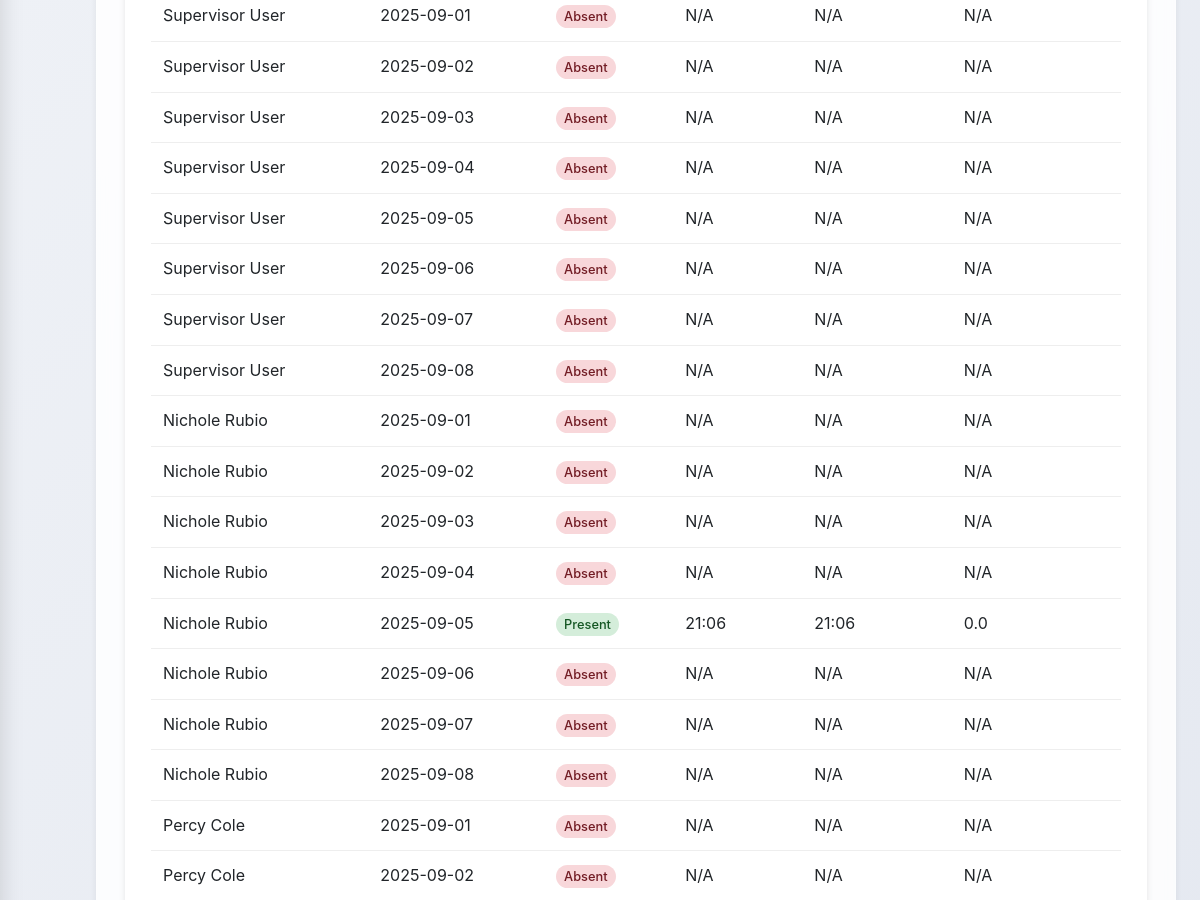
The app's page /reports (signed in, middle part), older data.
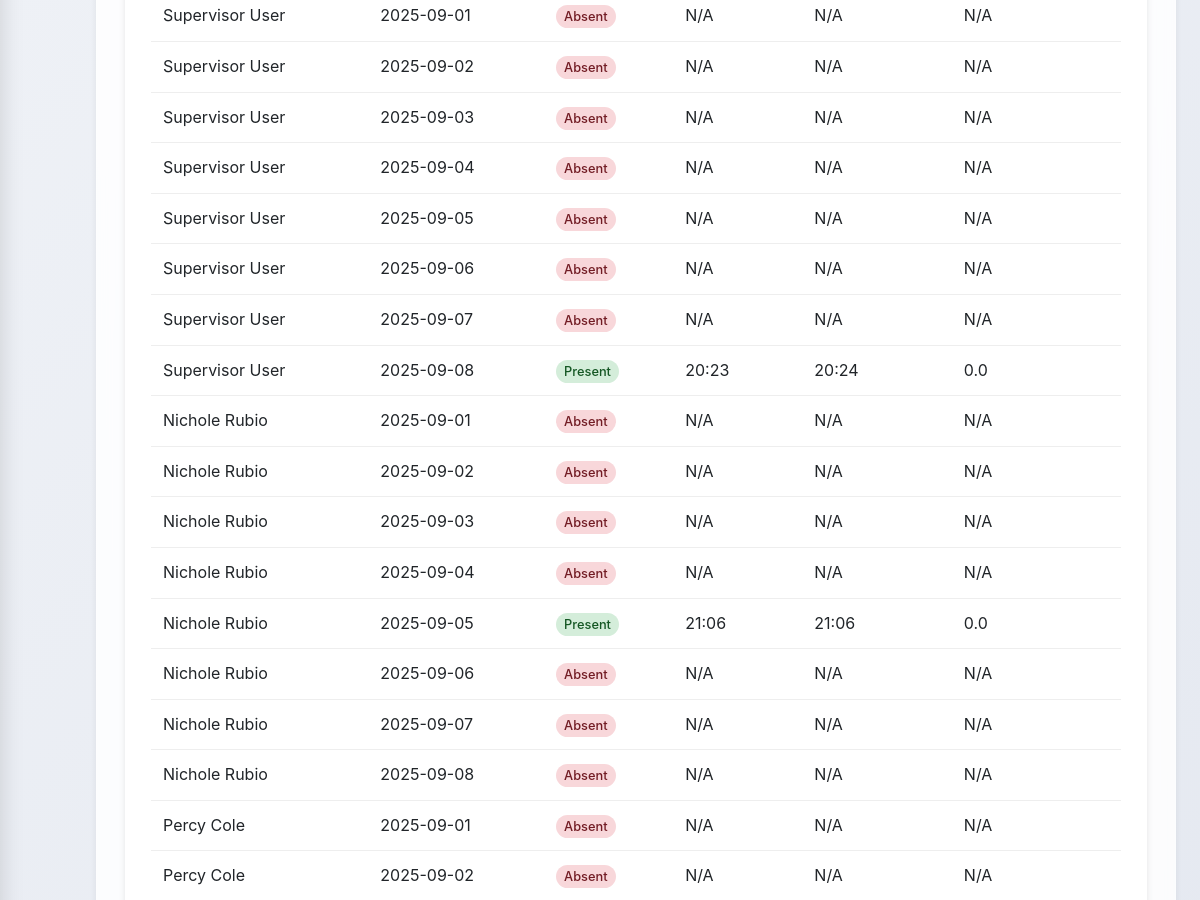
The same page, newer data.
### HerculesSystem.py (models this page shows, shortened)
class Employee(UserMixin, db.Model):
    id = db.Column(db.Integer, primary_key=True)
    username = db.Column(db.String(80), unique=True, nullable=False)
    password = db.Column(db.String(120), nullable=False)
    full_name = db.Column(db.String(120), nullable=False)
    email = db.Column(db.String(120), unique=True, nullable=False)
    nationality = db.Column(db.String(80), nullable=False)  # Added nationality
    employee_id = db.Column(db.String(80), unique=True, nullable=False)  # Added employee ID
    hire_date = db.Column(db.Date)
    is_admin = db.Column(db.Boolean, default=False)
    user_type = db.Column(db.String(20), default='employee')  # admin, supervisor, office, factory
    last_clock_in = db.Column(db.DateTime)
    last_clock_out = db.Column(db.DateTime)
    last_lunch_start = db.Column(db.DateTime)
    last_lunch_end = db.Column(db.DateTime)
    leave_balances = db.relationship('LeaveBalance', backref='employee_balance', lazy=True)

class TimeTracking(db.Model):
    __tablename__ = 'time_tracking'
    id = db.Column(db.Integer, primary_key=True)
    employee_id = db.Column(db.Integer, db.ForeignKey('employee.id'), nullable=False)
    action_type = db.Column(db.String(20), nullable=False)  #clock_in, clock_out, lunch_start, lunch_end
    timestamp = db.Column(db.DateTime, nullable=True)
    latitude = db.Column(db.Float, nullable=True)
    longitude = db.Column(db.Float, nullable=True)
    address = db.Column(db.String(200), nullable=True)
    status = db.Column(db.String(20), nullable=True)    # in/out office
    ip_address = db.Column(db.String(45), nullable=True)
    employee = db.relationship('Employee', backref=db.backref('time_entries', lazy=True))

### HerculesSystem.py (the view)
@app.route('/reports')
@login_required
def reports():
    if current_user.user_type != 'admin':
        flash('You do not have permission to view reports.', 'danger')
        return redirect(url_for('dashboard'))
    employees = Employee.query.all()
    employee_id = request.args.get('employee_id')
    start_date_str = request.args.get('start_date')
    end_date_str = request.args.get('end_date')
    status_filter = request.args.get('status')
    start_date = datetime.strptime(start_date_str, '%Y-%m-%d').date() if start_date_str else None
    end_date = datetime.strptime(end_date_str, '%Y-%m-%d').date() if end_date_str else None
    if not start_date and not end_date:
        today = date.today()
        start_date = today.replace(day=1)
        end_date = today
    attendance_data = get_attendance_data(employee_id, start_date, end_date, status_filter)
    return render_template('reports.html',
                         employees=employees,
                         attendance_records=attendance_data,
                         now=datetime.now())

### HerculesSystem.py (called while the page is built)
@app.after_request
def add_security_headers(response):
    response.headers['Permissions-Policy'] = 'geolocation=()'
    return response

@login_manager.user_loader
def load_user(user_id):
    return db.session.get(Employee, int(user_id))

@app.context_processor
def inject_now():
    return {'now': datetime.utcnow()}

@app.before_request
def before_request():
    if request.url.startswith('https://'):
        new_url = request.url.replace('https://', 'http://', 1)
        return redirect(new_url, code=301)

### templates/reports.html (shortened to what this page needs)
{% extends "base.html" %}
{% block content %}
<div class="dashboard-container">
    <div class="glass" style="padding: 25px; border-radius: 12px;">
        {% if attendance_records %}
        <div style="overflow-x: auto;">
            <table style="width: 100%; border-collapse: collapse;">
                <tbody>
                    {% for record in attendance_records %}
                    <tr>
                        <td style="padding: 12px; border-bottom: 1px solid #eee;">{{ record.employee.full_name }}</td>
                        <td style="padding: 12px; border-bottom: 1px solid #eee;">{{ record.date.strftime('%Y-%m-%d') }}</td>
                        <td style="padding: 12px; border-bottom: 1px solid #eee;">
                            <span style="
                                padding: 4px 8px;
                                border-radius: 12px;
                                font-size: 0.8rem;
                                font-weight: 500;
                                {% if record.status == 'present' %}background: #d4edda; color: #155724;
                                {% else %}background: #f8d7da; color: #721c24;
                                {% endif %}
                            ">
                                {{ record.status.title() }}
                            </span>
                        </td>
                        <td style="padding: 12px; border-bottom: 1px solid #eee;">{{ record.clock_in.strftime('%H:%M') if record.clock_in else 'N/A' }}</td>
                        <td style="padding: 12px; border-bottom: 1px solid #eee;">{{ record.clock_out.strftime('%H:%M') if record.clock_out else 'N/A' }}</td>
                        <td style="padding: 12px; border-bottom: 1px solid #eee;">{{ record.total_hours }}</td>
                    </tr>
                    {% endfor %}
                </tbody>
            </table>
        </div>
        {% else %}
        <p style="text-align: center; color: #666; padding: 40px;">No attendance records found for the selected filters.</p>
        {% endif %}
    </div>
</div>
{% endblock %}

Row changes from the older to the newer data that the page shows:
added TimeTracking: clock_in "20:23"
added TimeTracking: clock_out "20:24"
Text that changed along with them:
new list line: "Supervisor User"
new list line: "2025-09-08 Present 0.0"
list line gone: "Supervisor User"
list line gone: "2025-09-08 Absent N/A N/A N/A"
